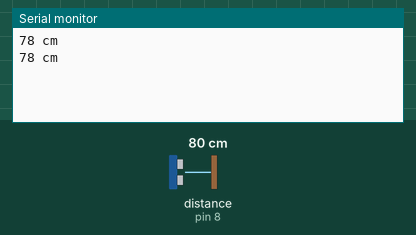
The sketch below on a simulated Arduino Uno, built with avr-gcc and run on an emulated ATmega328P. Parts: the last lines printed to the serial monitor. Wiring (inferred from the names in the program): ultrasonic range finder: trigger pin 9; echo pin 8. The test bench sets the inputs (shaded band); at power-on: distance to the obstacle (sensor on pin 8) 80 cm. The echo pulse lasts 58.3 µs per cm.

Above: at 2.2 s.
2.3 s: distance to the obstacle (sensor on pin 8) set to 2 cm
At 3.6 s:
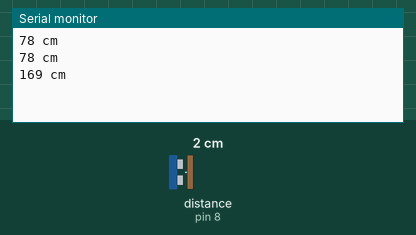
3.8 s: distance to the obstacle (sensor on pin 8) set to 4 cm
At 5.1 s:
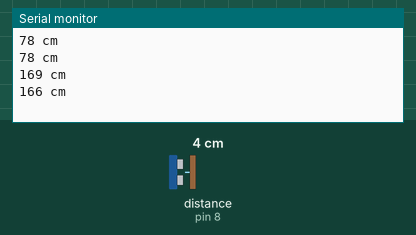
Timing chart, 0 to 6.8 s (numbered marks = the images above; inputs shaded):
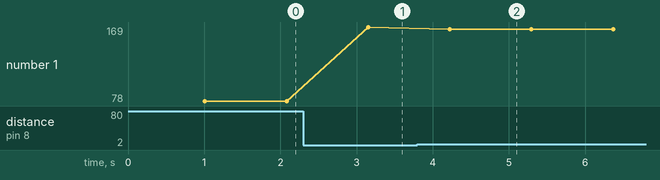

The sketch:

cuve.ino
```cpp
// Pour le LCD
#include <SoftwareSerial.h>

// Les variables
float cuve_pleine = 164;  // hauteur en cm quand la cuve est pleine
int capteur = 170;        // hauteur en cm du capteur
int trig = 9;             // PIN9 branché sur le TRIP du module (vert)
int echo = 8;             // PIN8 branché sur l'ECHO du module (bleu)
int lcd_rx = 2;           // PIN2 branché sur RX LCD (jaune)
int lcd_tx = 3;           // PIN3 branché sur TX LCD (non utilisée)
long echo_lu;             // le temps aller/retour de l'impulsion en us
long cm;                  // la hauteur
float pourcent;           // la hauteur en pourcentage
char string[3];           // string array pour le LCD

// Attach the serial display's RX line to digital pin
// See https://www.sparkfun.com/tutorials/246
SoftwareSerial lcd(lcd_tx,lcd_rx);

void setup()
{
  pinMode(trig, OUTPUT);
  digitalWrite(trig, LOW);
  pinMode(echo, INPUT);
  Serial.begin(9600);     // Pour debug, log console
  lcd.begin(9600);        // LCD
  delay(1000);            // wait for display to boot up
}

/*
 * Fonction calcul volume cuve horizontale
 * h = hauteur du liquide dans la cuve
 * d = diametre de la cuve
 */
float volCuve(float h, float d){
  //surfaceSecteur = 1/2*r**2*(2*alpha - sin(2*alpha))
  float r = 0.0;
  float alpha = 0.0;
  float volPourc = 0.0;
  r = d/2;
  alpha = acos((r - h) / r);
  volPourc = ((pow(r,2)/2 * (2*alpha - sin(2*alpha))) / (3.14159*pow(r,2)))*100.0;
  //ceinture et bretelles
  if(volPourc <= 0.0)
    volPourc = 0.0;
  else if(volPourc > 100.0)
    volPourc = 100.0;
  return volPourc;
}

void loop()
{
  digitalWrite(trig, HIGH);       // on envoi une impulsion...
  delayMicroseconds(10);          // ... pendant 10 micro secondes ...
  digitalWrite(trig, LOW);        // ... et on arrête l'envoi de l'impulsion
  echo_lu = pulseIn(echo, HIGH);  // et on écoute l'impulsion revenir

  // Calculs
  cm = capteur - (echo_lu / 50);
  pourcent = volCuve(float(cm), cuve_pleine);

  // Debug on console
  Serial.print(cm);
  Serial.println(" cm");

  // Déplace le curseur au debut de la premiere ligne
  lcd.write(254);
  lcd.write(128);

  // Efface l'écran
  lcd.write("                ");
  lcd.write("                ");

  // Déplace le curseur au debut de la premiere ligne
  lcd.write(254);
  lcd.write(128);

  // Affiche les valeurs
  lcd.print("Hauteur cuve :  ");
  lcd.print(cm);
  lcd.print(" cm / ");
  lcd.print(pourcent);
  lcd.print(" %");

  // Attend une seconde avant prochain check
  delay(1000);
}
```

Measured:
- after the input at 2.3 s, the serial monitor: prints a new line after 0.85 s (image 1)
- after the input at 3.8 s, the serial monitor: prints a new line after 0.43 s (image 2)
- plotted number 1: 78 → 169 after the input at 2.3 s, 169 → 166 after the input at 3.8 s
